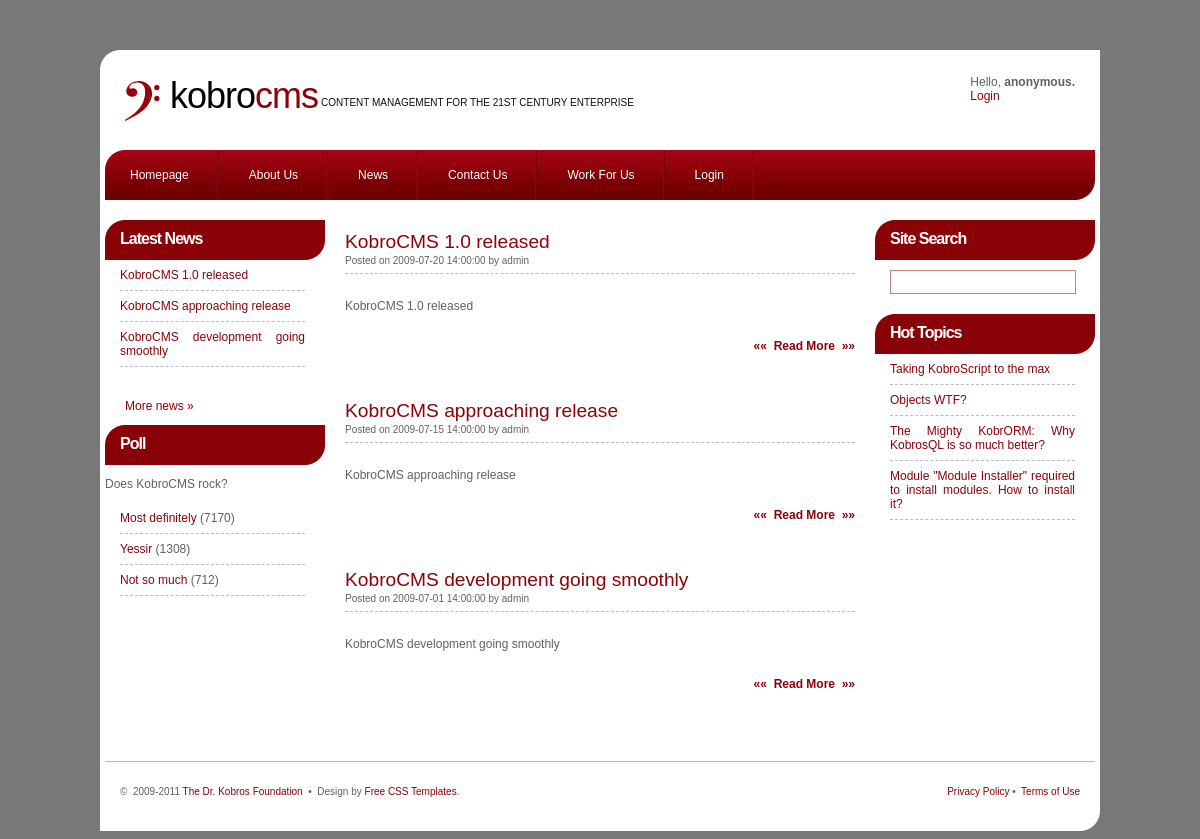
/?page=3, run on the app's committed database.
### tables this page shows
CREATE TABLE `page` (
  `id` int(10) unsigned NOT NULL AUTO_INCREMENT,
  `module` varchar(255) NOT NULL,
  `tpl` varchar(255) NOT NULL DEFAULT 'default',
  `innertpl` varchar(255) NOT NULL DEFAULT 'default',
  `title` varchar(255) DEFAULT NULL,
  `role` varchar(255) NOT NULL DEFAULT 'anonymous',
  PRIMARY KEY (`id`)
);

CREATE TABLE `news` (
  `id` int(10) unsigned NOT NULL AUTO_INCREMENT,
  `page_id` int(10) unsigned NOT NULL,
  `title` varchar(255) DEFAULT NULL,
  `content` text,
  `created` datetime NOT NULL,
  PRIMARY KEY (`id`)
);

CREATE TABLE `question` (
  `id` int(11) NOT NULL,
  `question` varchar(255) DEFAULT NULL,
  PRIMARY KEY (`id`)
);

CREATE TABLE `answer` (
  `id` int(11) NOT NULL,
  `question_id` int(11) NOT NULL,
  `answer` varchar(255) DEFAULT NULL,
  `votes` int(11) NOT NULL DEFAULT '0',
  PRIMARY KEY (`id`),
  KEY `question_id` (`question_id`)
);

### public/inc/View.php (called while the page is built, shortened)
<?php
class View
{
	private $_vars = array();
	public $kobros;
	public function __construct()
	{
		$this->kobros = KobroCms::getInstance();
	}
	public function __set($key, $value)
	{
		$this->_vars[$key] = $value;
	}
	public function __get($key)
	{
		return (isset($this->_vars[$key])) ? $this->_vars[$key] : null;
	}
	public function render($tpl)
	{
		include $tpl;
		$ret = ob_get_clean();
		return $ret;
	}
	public function module($params)
	{
		$params = array_merge($_REQUEST, $params);
		return $this->kobros->executeModule($params);
	}
}
?>

### public/modules/News.php (called while the page is built, shortened)
<?php
class Module_News extends Module
{
	private function _newsQuery($pageId, $limit)
	{
		$limit = (int) $limit;
		$sql = "SELECT * FROM news WHERE page_id = {$pageId} ORDER BY created DESC LIMIT {$limit}";
		$query = $this->kobros->db->query($sql);
		$news = array();
		while($res = $query->fetch(PDO::FETCH_OBJ)) {
			$news[] = $res;
		}
		return $news;
	}
	protected function _headlines($params)
	{
		$news = $this->_newsQuery($params['page'], $params['number']);
		$view = new View();
		$view->news = $news;
		$view->page_id = $params['page'];
		return $view->render(ROOT . '/templates/data/news/headlines.phtml');
	}
	protected function _default($params)
	{
		$news = $this->_newsQuery($params['page'], 99999);
		$view = new View();
		$view->news = $news;
		$view->page_id = $params['page'];
		return $view->render(ROOT . '/templates/data/news/default.phtml');
	}
}

### public/inc/KobroCms.php (called while the page is built, shortened)
<?php
class KobroCms
{
	public $config;
	public $db;
	private function __construct()
	{
		$this->config = $config = parse_ini_file(ROOT . "/config.ini");
		$this->db = new PDO("mysql:host={$this->config['db_host']};dbname={$this->config['db_schema']}", $this->config['db_user'], $this->config['db_password']);
		$this->db->setAttribute(PDO::ATTR_ERRMODE, PDO::ERRMODE_EXCEPTION);
	}
	public static function getInstance()
	{
		static $instance;
		if(!$instance) {
			$instance = new KobroCms();
		}
		return $instance;
	}
	public function getPage($pageId)
	{
		$pageId = (int) $pageId;
		$sql = "SELECT * FROM page WHERE id = {$pageId}";
		return $this->db->query($sql)->fetch(PDO::FETCH_OBJ);
	}
	public function executeModule($params)
	{
		$module = new $module();
		return $module->execute($params);
	}
	public function run()
	{
		$this->user = User::getInstance();
		$this->view = new View();
		$pageId = (isset($_GET['page'])) ? $_GET['page'] : $this->config['page_default'];
		$this->page = $page = $this->getPage($pageId);
		$this->view->innertpl = $this->view->render(ROOT . '/templates/inner/' . $page->innertpl . '.phtml');
		$tpl = (isset($_REQUEST['tpl'])) ? $_REQUEST['tpl'] : $page->tpl;
		$this->view->title = $this->page->title;
		if($this->user->obj->role == 'admin') {
			$this->view->includeAdminScripts = true;
		} else {
			$this->view->includeAdminScripts = false;
		}
		$tpl = str_ireplace('../', '', $tpl);
		return $this->view->render(ROOT . '/templates/outer/' . $tpl . '.phtml');
	}
}

### public/inc/Module.php (called while the page is built, shortened)
<?php
abstract class Module
{
	public function __construct()
	{
		$this->kobros = KobroCms::getInstance();
	}
	public function execute($params = array())
	{
		if(!isset($params['action'])) {
			$params['action'] = 'default';
		}
		$action = '_' . $params['action'];
		return $this->$action($params);
	}
}

### public/inc/User.php (called while the page is built, shortened)
<?php
class User
{
	private function __construct()
	{
		if(!isset($_SESSION['user'])) {
			$user = new stdClass();
			$user->login = 'anonymous';
			$user->role = 'anonymous';
		}
	}
	static public function getInstance()
	{
		static $instance;
		if(!$instance) {
			$instance = new self();
		}
		return $instance;
	}
}

### public/modules/User.php (called while the page is built, shortened)
<?php
class Module_User extends Module
{
	protected function _info($params)
	{
		$view = new View();
		$view->target = $params['target'];
		$view->user = $_SESSION['user'];
		return $view->render(ROOT . '/templates/data/user/info.phtml');
	}
}

### public/modules/Poll.php (called while the page is built, shortened)
<?php
class Module_Poll extends Module
{
	protected function _default($params)
	{
		$sql = "SELECT * FROM question WHERE id = {$params['question_id']}";
		$q = $this->kobros->db->query($sql);
		$question = $q->fetch(PDO::FETCH_OBJ);
		$sql = "SELECT * FROM answer WHERE question_id = {$question->id}";
		$q = $this->kobros->db->query($sql);
		$answers = array();
		while($res = $q->fetch(PDO::FETCH_OBJ)) {
		    $answers[] = $res;
		}
		$view = new View();
		$view->question = $question;
		$view->answers = $answers;
		$view->forward = $params['forward'];
		return $view->render(ROOT . '/templates/data/poll/default.phtml');
	}
}

### public/templates/data/news/default.phtml (the view)
<?php foreach($this->news as $item): ?>
<div class="post">
		<h2 class="title"><a href="/?page=<?php echo $this->page_id; ?>&amp;action=view&amp;id=<?php echo $item->id; ?>"><?php echo $item->title; ?></a></h2>
				<p class="byline"><small>Posted on <?php echo $item->created; ?> by admin</small></p>
				<div class="entry">
					<?php echo $item->content; ?>
					<p class="links"><a href="/?page=<?php echo $this->page_id; ?>&amp;action=view&amp;id=<?php echo $item->id; ?>" class="more">&laquo;&laquo;&nbsp;&nbsp;Read More&nbsp;&nbsp;&raquo;&raquo;</a></p>
				</div>
			</div>
<?php endforeach; ?>

### public/templates/data/user/info.phtml
Hello, <strong><?php echo $this->user->login; ?>.</strong>
<br />
<?php if($this->user->role == 'anonymous'): ?>
<a href="?page=<?php echo $this->target; ?>">Login</a>
<?php else: ?>
<a href="?page=<?php echo $this->target; ?>&amp;action=logout">Logout</a>
<?php endif; ?>

### public/templates/data/news/headlines.phtml
<li>
<h2>Latest News</h2>
<ul>
<?php foreach($this->news as $item): ?>
<li><a href="/?page=<?php echo $this->page_id; ?>&amp;action=view&amp;id=<?php echo $item->id; ?>"><?php echo $item->title; ?></a></li>
<?php endforeach; ?>
</ul>
</li>
<p class="entry">
<a href="/?page=<?php echo $this->page_id; ?>">More news &raquo;</a>
</p>

### public/templates/data/poll/default.phtml
<li>
<h2>Poll</h2>
<p><?php echo $this->question->question; ?></p>
<ul>
<?php foreach($this->answers as $answer): ?>
<li>
<a href="/?page=44&action=vote&question_id=<?php echo $this->question->id; ?>&answer_id=<?php echo $answer->id; ?>&forward=<?php echo $this->forward; ?>"><?php echo $answer->answer; ?></a> (<?php echo $answer->votes; ?>)
</li>
<?php endforeach; ?>
</ul>
</li>

### public/default.css (style rules this page uses)
body { margin-top: 50px; padding: 0; background: #787878; text-align: justify; dfont-family: Georgia, "Times New Roman", Times, serif; font-family: tahoma, arial, sans-serif; font-size: 12px; color: #616161; }
h1, h2, h3 { margin-top: 0; color: #8C0209; }
h2 { font-size: 1.6em; }
a { text-decoration: none; color: #8C0209; }
.post { padding-bottom: 15px; line-height: 200%; }
.title { margin: 0; padding: 10px 0 4px 20px; font-weight: normal; }
.title a { border-bottom: none; color: #8C0209; }
.byline { border-bottom: 1px #BBBBBB dashed; margin: -10px 20px 20px 20px; }
.entry { padding: 0 20px; }
.links { padding: 4px 0px; text-align: right; font-weight: bold; }
.links a { border: none; }
.sidebar ul { margin: 0; padding: 0; list-style: none; }
.sidebar li { padding: 0 0 20px 0; }
.sidebar li li { margin: 0 20px 0 15px; padding: 8px 0px; border-bottom: 1px #BBBBBB dashed; }
.sidebar li h2 { height: 30px; margin: 0 0 0 0; padding: 10px 15px 0px 15px; background: #890208 url(images/img05.jpg) no-repeat left top; letter-spacing: -1px; font-size: 16px; color: #FFFFFF; }

### data on the page
page: role "anonymous"
news: title "KobroCMS 1.0 released", created "2009-07-20 14:00:00", content "KobroCMS 1.0 released"
news: title "KobroCMS approaching release", created "2009-07-15 14:00:00", content "KobroCMS approaching release"
news: title "KobroCMS development going smoothly", created "2009-07-01 14:00:00", content "KobroCMS development going smoothly"
question: question "Does KobroCMS rock?"
answer: answer "Most definitely", votes "7170"
answer: answer "Yessir", votes "1308"
answer: answer "Not so much", votes "712"
